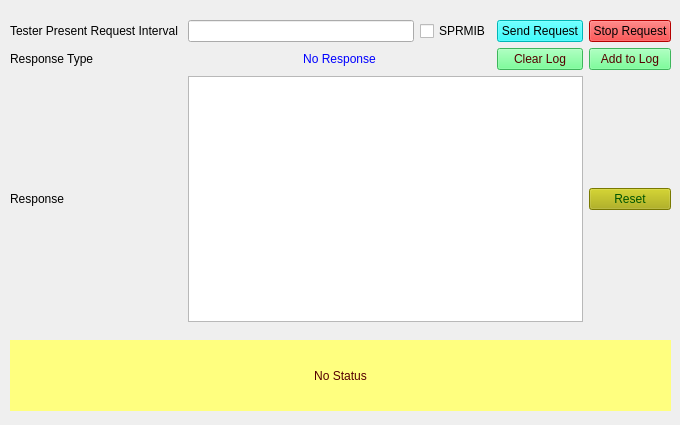
<?xml version="1.0" encoding="UTF-8"?>
<ui version="4.0">
 <class>Form_SID3E</class>
 <widget class="QWidget" name="Form_SID3E">
  <property name="geometry">
   <rect>
    <x>0</x>
    <y>0</y>
    <width>680</width>
    <height>425</height>
   </rect>
  </property>
  <property name="minimumSize">
   <size>
    <width>400</width>
    <height>400</height>
   </size>
  </property>
  <property name="windowTitle">
   <string>Tester Present 0x3E</string>
  </property>
  <widget class="QLabel" name="label_status">
   <property name="geometry">
    <rect>
     <x>10</x>
     <y>340</y>
     <width>661</width>
     <height>71</height>
    </rect>
   </property>
   <property name="styleSheet">
    <string notr="true">background-color: rgb(255, 255, 127);
color: rgb(85, 0, 0);
border-color: rgb(0, 0, 255);</string>
   </property>
   <property name="text">
    <string>No Status</string>
   </property>
   <property name="alignment">
    <set>Qt::AlignCenter</set>
   </property>
   <property name="wordWrap">
    <bool>true</bool>
   </property>
  </widget>
  <widget class="QWidget" name="layoutWidget">
   <property name="geometry">
    <rect>
     <x>10</x>
     <y>20</y>
     <width>661</width>
     <height>302</height>
    </rect>
   </property>
   <layout class="QGridLayout" name="gridLayout">
    <property name="sizeConstraint">
     <enum>QLayout::SetNoConstraint</enum>
    </property>
    <item row="6" column="4">
     <widget class="QPushButton" name="pushButton_reset">
      <property name="styleSheet">
       <string notr="true">background-color: rgb(170, 170, 0);
font: 75 8pt &quot;MS Shell Dlg 2&quot;;
color: rgb(0, 85, 0);</string>
      </property>
      <property name="text">
       <string>Reset</string>
      </property>
     </widget>
    </item>
    <item row="0" column="2" alignment="Qt::AlignRight">
     <widget class="QCheckBox" name="checkBox_suppressposmsg">
      <property name="toolTip">
       <string>If selected then Suppress Positive Response Message Indication bit will be set in Subfunction</string>
      </property>
      <property name="text">
       <string>SPRMIB</string>
      </property>
     </widget>
    </item>
    <item row="3" column="4">
     <widget class="QPushButton" name="pushButton_appendLog">
      <property name="styleSheet">
       <string notr="true">background-color: rgb(85, 255, 127);
color: rgb(85, 0, 0);</string>
      </property>
      <property name="text">
       <string>Add to Log</string>
      </property>
     </widget>
    </item>
    <item row="3" column="0">
     <widget class="QLabel" name="label_2">
      <property name="minimumSize">
       <size>
        <width>130</width>
        <height>0</height>
       </size>
      </property>
      <property name="text">
       <string>Response Type</string>
      </property>
     </widget>
    </item>
    <item row="0" column="1">
     <widget class="QLineEdit" name="lineEdit_testerpresent_interval">
      <property name="minimumSize">
       <size>
        <width>113</width>
        <height>20</height>
       </size>
      </property>
      <property name="toolTip">
       <string>Enter the interval of Tester present request in milliseconds</string>
      </property>
      <property name="text">
       <string/>
      </property>
     </widget>
    </item>
    <item row="0" column="0">
     <widget class="QLabel" name="label_testerpresentinterval">
      <property name="text">
       <string>Tester Present Request Interval </string>
      </property>
     </widget>
    </item>
    <item row="6" column="0">
     <widget class="QLabel" name="label_3">
      <property name="text">
       <string>Response</string>
      </property>
     </widget>
    </item>
    <item row="0" column="4">
     <widget class="QPushButton" name="pushButton_Stop3EReq">
      <property name="toolTip">
       <string>Stops the periodic 3E service request to ECU</string>
      </property>
      <property name="styleSheet">
       <string notr="true">background-color: rgb(255, 0, 0);
border-color: rgb(0, 0, 0);
color: rgb(0, 0, 0);</string>
      </property>
      <property name="text">
       <string>Stop Request</string>
      </property>
     </widget>
    </item>
    <item row="0" column="3">
     <widget class="QPushButton" name="pushButton_Send3EReq">
      <property name="toolTip">
       <string>Sends the 3E service request to ECU</string>
      </property>
      <property name="styleSheet">
       <string notr="true">background-color: rgb(0, 255, 255);
border-color: rgb(0, 0, 0);
color: rgb(0, 0, 0);</string>
      </property>
      <property name="text">
       <string>Send Request</string>
      </property>
     </widget>
    </item>
    <item row="3" column="3">
     <widget class="QPushButton" name="pushButton_clearLog">
      <property name="styleSheet">
       <string notr="true">background-color: rgb(85, 255, 127);
color: rgb(85, 0, 0);</string>
      </property>
      <property name="text">
       <string>Clear Log</string>
      </property>
     </widget>
    </item>
    <item row="3" column="1" colspan="2">
     <widget class="QLabel" name="label_ResType">
      <property name="autoFillBackground">
       <bool>false</bool>
      </property>
      <property name="styleSheet">
       <string notr="true">color: rgb(0, 0, 255);</string>
      </property>
      <property name="text">
       <string>No Response</string>
      </property>
      <property name="alignment">
       <set>Qt::AlignCenter</set>
      </property>
     </widget>
    </item>
    <item row="6" column="1" colspan="3">
     <widget class="QTextBrowser" name="textBrowser_Resp"/>
    </item>
   </layout>
   <zorder>pushButton_appendLog</zorder>
   <zorder>label_ResType</zorder>
   <zorder>textBrowser_Resp</zorder>
   <zorder>label_testerpresentinterval</zorder>
   <zorder>pushButton_reset</zorder>
   <zorder>label_3</zorder>
   <zorder>pushButton_Stop3EReq</zorder>
   <zorder>label_2</zorder>
   <zorder>checkBox_suppressposmsg</zorder>
   <zorder>lineEdit_testerpresent_interval</zorder>
   <zorder>pushButton_Send3EReq</zorder>
   <zorder>pushButton_clearLog</zorder>
  </widget>
 </widget>
 <resources/>
 <connections/>
</ui>
